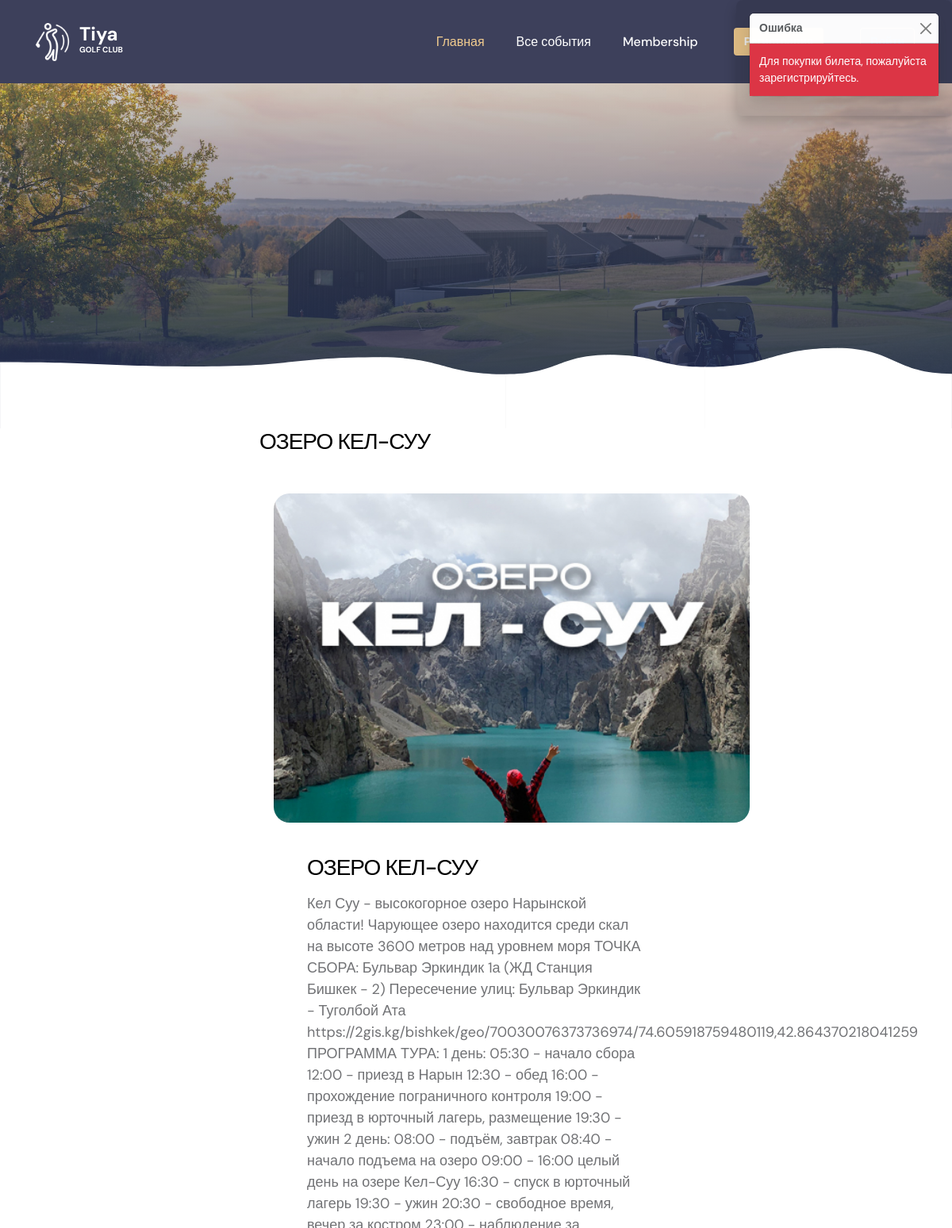
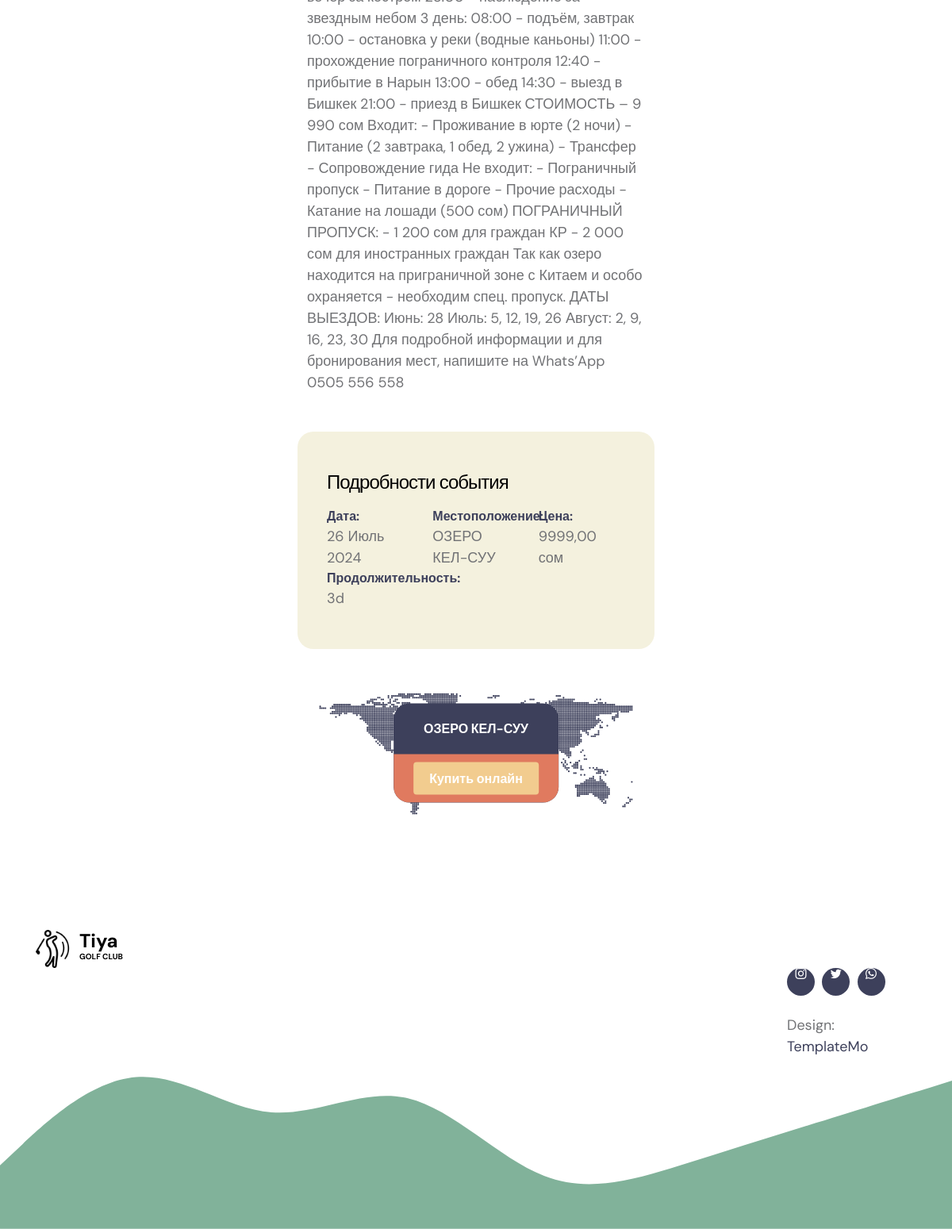
Page /detail/1/ on the committed database (2 pictures, top to bottom).
### apps/models.py (models this page shows, shortened)
class Ticket(models.Model):
    title = models.CharField(
        'Название',
        max_length=150
    )
    description = models.TextField(
        verbose_name='Описание'
    )
    price = models.DecimalField(
        max_digits=12,
        decimal_places=2,
        verbose_name='Стоимость'
    )
    location_event = models.CharField(
        'Место проводение',
        max_length=150
    )
    image = models.ImageField(
        'Изображение',
        upload_to='media/images/'
    )
    event_date = models.DateTimeField(
        verbose_name='Дата мероприятия'
    )
    date_duration = models.CharField(
        max_length= 50,
        verbose_name='Продолжительность'
    )
    quantity = models.PositiveSmallIntegerField(
        verbose_name='Кол-во билетов'
    )
    is_active = models.BooleanField(
        default=True,
        verbose_name='Активность'
    )
    create_date = models.DateTimeField(
        'Дата создание объекта',
        auto_now_add=True
    )
    update_date = models.DateTimeField(
        'Дата обновление',
        auto_now=True
    )
    class Meta:
        verbose_name = 'Билет'
        verbose_name_plural = 'Билеты'

### apps/views.py (the view, shortened to what this page needs)
# urls.py: path('detail/<int:pk>/',views.event_detail,name='detail'),
def event_detail(request, pk):
    tickets = get_object_or_404(Ticket, id=pk)
    register_views = RegisterUserForm()
    if not request.user.is_authenticated:
        messages.error(request, 'Для покупки билета, пожалуйста зарегистрируйтесь.')
    form = TicketUpdateform(instance=tickets)
    return render(
        request=request,
        template_name='product/event-detail.html',
        context={
            'tickets': tickets,
            'register_views': register_views,
            'form': form
        }
    )

### apps/templates/product/event-detail.html (shortened to what this page needs)
{% extends 'base.html' %}
{% load static %}
{% block content %}
    <body>
            <section class="hero-section hero-50 d-flex justify-content-center align-items-center" id="section_1">
                <div class="section-overlay"></div>
            </section>
           <div class="toast-container position-fixed top-0 end-0 p-3">
                {% if messages %}
                    {% for message in messages %}
                        <div class="toast" role="alert" aria-live="assertive" aria-atomic="true">
                            <div class="toast-header">
                                <strong class="me-auto">{% if message.tags == 'error' %}Ошибка{% else %}Успех{% endif %}</strong>
                                <button type="button" class="btn-close" data-bs-dismiss="toast" aria-label="Close"></button>
                            </div>
                            <div class="toast-body {% if message.tags == 'error' %}error{% else %}success{% endif %}">
                                {{ message }}
                            </div>
                        </div>
                    {% endfor %}
                {% endif %}
            </div>
            <section class="events-section events-detail-section section-padding" id="section_2">
                <div class="container">
                    <div class="row">
                        <div class="col-lg-6 col-md-8 col-12 mx-auto">
                            <h3 class="mb-lg-5 mb-4">{{ tickets.title }}</h3>
                                <div class="custom-block-image-wrap">
                                    <img src="{{ tickets.image.url }}" class="custom-block-image img-fluid" alt="">
                                </div>
                            <div class="custom-block-info">
                                <h3 class="mb-3">{{ tickets.location_event }}</h3>
                                <p>{{ tickets.description }}</p>
                                <div class="events-detail-info row my-5">
                                    <div class="col-lg-12 col-12">
                                        <h4 class="mb-3">Подробности события</h4>
                                    </div>
                                    <div class="col-lg-4 col-12">
                                        <span class="custom-block-span">Дата:</span>
                                        <p class="mb-0">{{ tickets.event_date|date:'d F Y' }}</p>
                                    </div>
                                    <div class="col-lg-4 col-12 my-3 my-lg-0">
                                        <span class="custom-block-span">Местоположение:</span>
                                        <p class="mb-0">{{ tickets.location_event }}</p>
                                    </div>
                                    <div class="col-lg-4 col-12">
                                        <span class="custom-block-span">Цена:</span>
                                        <p class="mb-0">{{ tickets.price }} сом</p>
                                    </div>
                                    <div class="col-lg-4 col-12">
                                        <span class="custom-block-span">Продолжительность:</span>
                                        <p class="mb-0">{{ tickets.date_duration }}</p>
                                    </div>
                                </div>
                                <div class="contact-info">
                                    <div class="contact-info-item">
                                        <div class="contact-info-body">
                                            <strong>{{ tickets.title }}</strong>
                                        </div>
                                        <div class="contact-info-footer">
                                            <button id="myBtn" class="btn custom-btn">Купить онлайн</button>
                                        </div>
                                    </div>
                                </div>
                            </div>
                        </div>
                    </div>
                </div>
            </section>
    </body>
{% endblock %}

### static/css/templatemo-tiya-golf-club.css (style rules this page uses)
:root { --white-color: #ffffff; --primary-color: #81B29A; --secondary-color: #3D405B; --section-bg-color: #F4F1DE; --custom-btn-bg-color: #F2CC8F; --custom-btn-bg-hover-color: #E07A5F; --dark-color: #000000; --p-color: #717275; --link-hover-color: #F2CC8F; --body-font-family: 'DM Sans', sans-serif; --h1-font-size: 42px; --h2-font-size: 36px; --h3-font-size: 28px; --h4-font-size: 24px; --h5-font-size: 22px; --h6-font-size: 20px; --p-font-size: 18px; --menu-font-size: 16px; --btn-font-size: 14px; --border-radius-large: 100px; --border-radius-medium: 20px; --border-radius-small: 10px; --font-weight-normal: 400; --font-weight-medium: 500; --font-weight-bold: 700; }
body { background-color: var(--white-color); font-family: var(--body-font-family); }
h2, h3, h4, h5, h6 { color: var(--dark-color); }
h1, h2, h3, h4, h5, h6 { font-weight: var(--font-weight-medium); letter-spacing: -1px; }
h3 { font-size: var(--h3-font-size); }
h4 { font-size: var(--h4-font-size); }
p { color: var(--p-color); font-size: var(--p-font-size); font-weight: var(--font-weight-normal); }
a, button { touch-action: manipulation; transition: all 0.3s; }
b, strong { font-weight: var(--font-weight-bold); }
.section-padding { padding-top: 100px; padding-bottom: 100px; }
.section-overlay { content: ""; background: rgba(0, 0, 0, 0) linear-gradient(rgba(39, 48, 83, 0.01) 0%, rgb(39, 48, 83) 100%) repeat scroll 0% 0%; position: absolute; top: 0; right: 0; bottom: 0; left: 0; }
.custom-btn { background: var(--custom-btn-bg-color); border: 2px solid transparent; border-radius: var(--border-radius-large); color: var(--white-color); font-size: var(--btn-font-size); font-weight: var(--font-weight-bold); line-height: normal; transition: all 0.3s; padding: 10px 20px; }
.hero-section { background-image: url('../images/anna-rosar-ZxFyVBHMK-c-unsplash.jpg'); background-repeat: no-repeat; background-size: cover; background-position: center; position: relative; padding-top: 100px; padding-bottom: 100px; height: 100vh; min-height: 670px; margin-bottom: -90px; }
.hero-50 { height: auto; min-height: 540px; margin-bottom: -100px; }
.hero-50 .container + svg { transform: rotate(180deg); }
.hero-section svg { position: absolute; right: 0; left: 0; }
.hero-section > svg { top: 0; }
.hero-section .container + svg { top: auto; bottom: -1px; }
.custom-block-image-wrap { border-radius: var(--border-radius-medium); position: relative; overflow: hidden; }
.custom-block-image { transition: all 0.3s; }
.custom-block-info { padding-top: 10px; }
.custom-block-image-wrap + .custom-block-info { padding-top: 20px; }
.custom-block-span { color: var(--secondary-color); font-weight: var(--font-weight-bold); min-width: 110px; margin-right: 10px; }
.events-detail-section .custom-block-info { padding: 40px 60px; }
.events-detail-info { background-color: var(--section-bg-color); border-radius: var(--border-radius-medium); padding: 50px 25px; }
.contact-info { position: relative; }
.contact-info-item { background: var(--secondary-color); border-radius: var(--border-radius-medium); position: absolute; overflow: hidden; top: 50%; left: 50%; transform: translate(-50%, -50%); text-align: center; }
.contact-info-body { padding: 20px 30px; }
.contact-info-body strong, .contact-info-item a { color: var(--white-color); }
.contact-info-footer { background-color: var(--custom-btn-bg-hover-color); padding: 10px 20px; transition: all 0.3s; }

### apps/templates/base.html (style rules this page uses)
.toast { opacity: 1; transition: opacity 0.5s ease-in-out; margin-bottom: 0.5rem; color: #fff; max-width: 240px; }
.toast-body.error { background-color: #dc3545; color: #fff; }
.custom-btn { color: white; padding: 10px 20px; font-size: 16px; border-radius: 5px; cursor: pointer; }

### rows in the picture
Ticket: title "ОЗЕРО КЕЛ-СУУ", image (picture), location_event "ОЗЕРО КЕЛ-СУУ", description "Кел Суу - высокогорное озеро Нарынской области! Чарующее озеро находится среди скал на высоте 3600 метров над уровнем моря ТОЧКА СБОРА: Бульвар Эркиндик 1а (ЖД Станция Бишкек - 2) Пересечение улиц: Бульвар Эркиндик - Туголбой Ата https://2gis.kg/bishkek/geo/70030076373736974/74.605918759480119,42.864370218041259 ПРОГРАММА ТУРА: 1 день: 05:30 - начало сбора 12:00 - приезд в Нарын 12:30 - обед 16:00 - прохождение пограничного контроля 19:00 - приезд в юрточный лагерь, размещение 19:30 - ужин 2 день: 08:00 - подъём, завтрак 08:40 - начало подъема на озеро 09:00 - 16:00 целый день на озере Кел-Суу 16:30 - спуск в юрточный лагерь 19:30 - ужин 20:30 - свободное время, вечер за костром 23:00 -…", event_date "26 Июль 2024", price "9999,00", date_duration "3d"

### other values in the picture
{{ message }} "Для покупки билета, пожалуйста зарегистрируйтесь."
